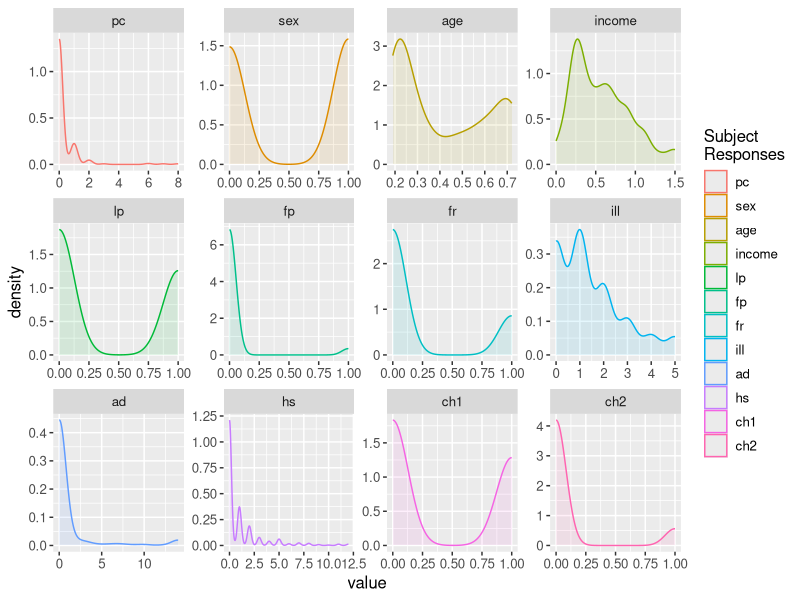
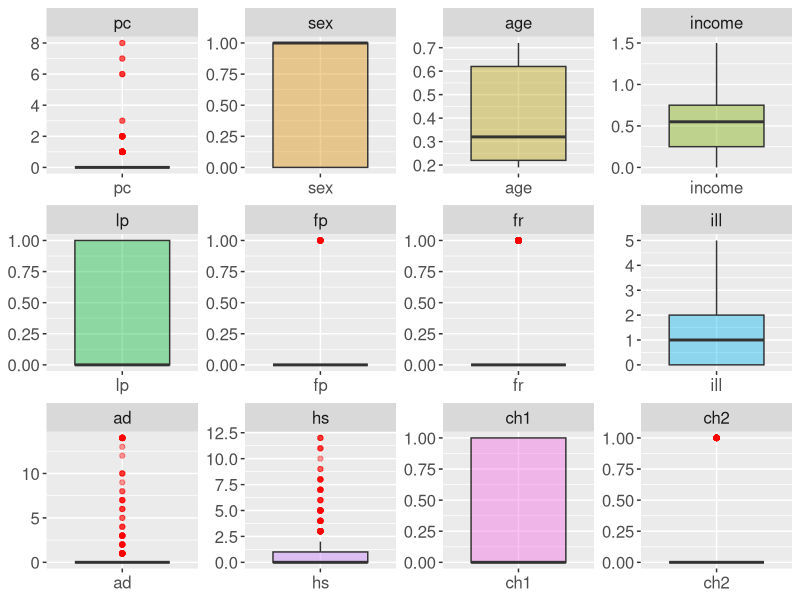
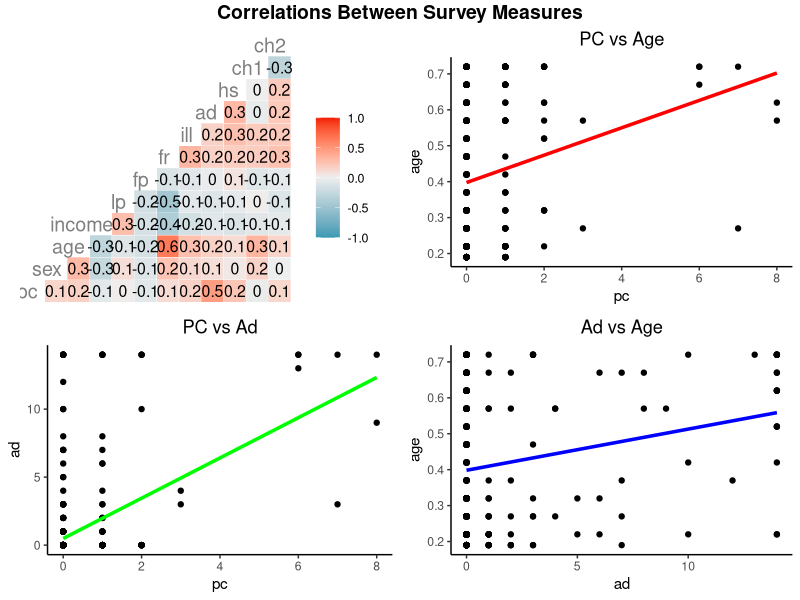
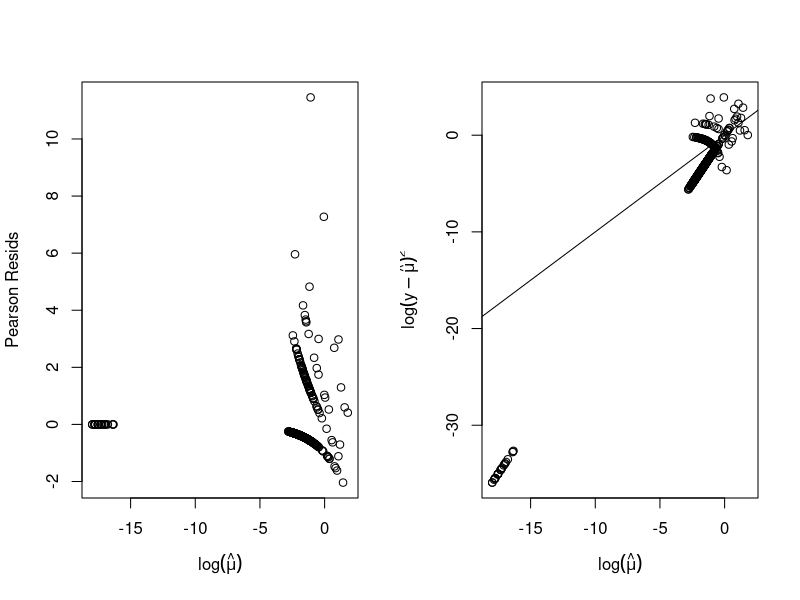
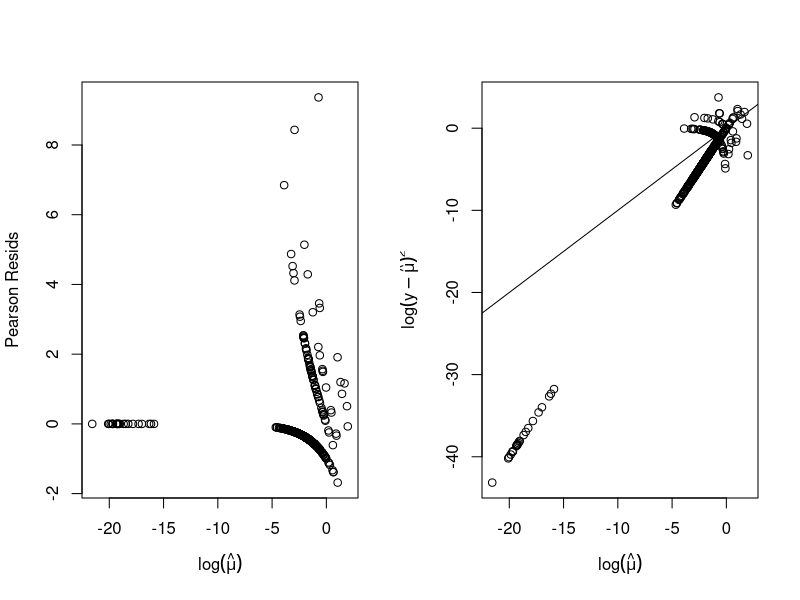
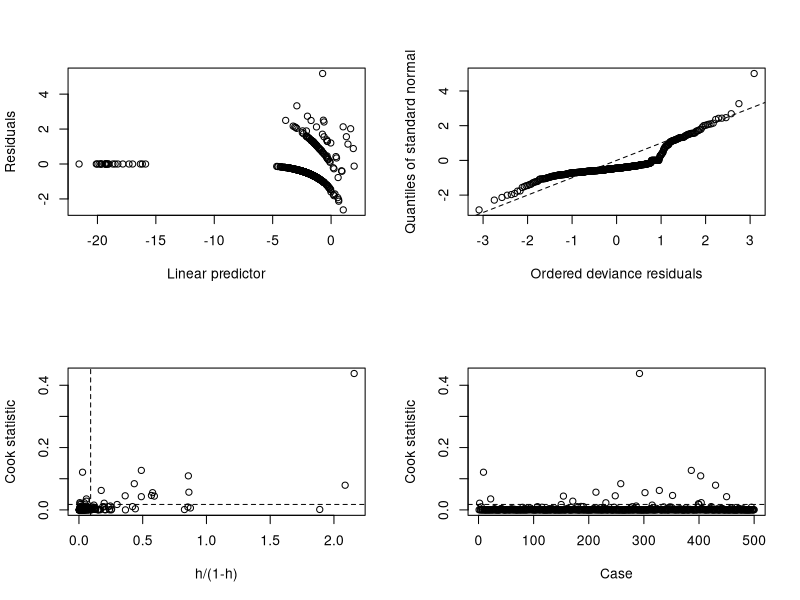
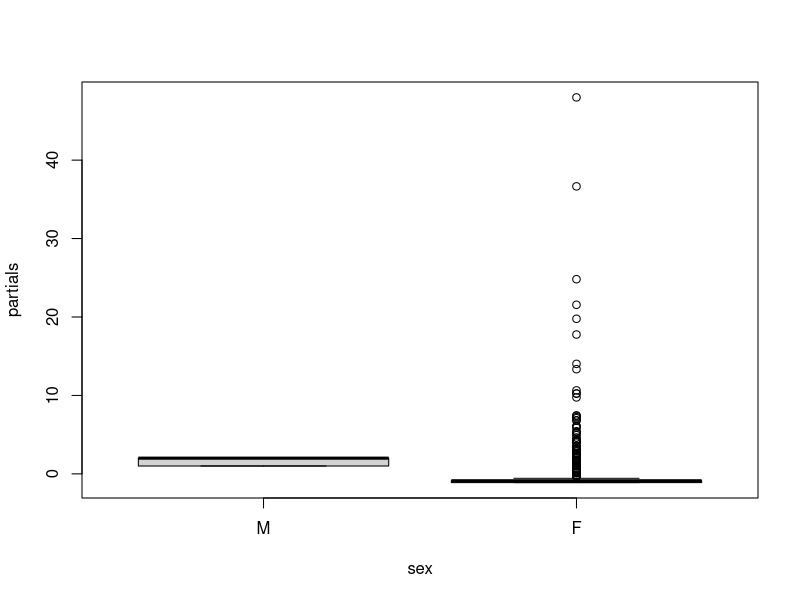
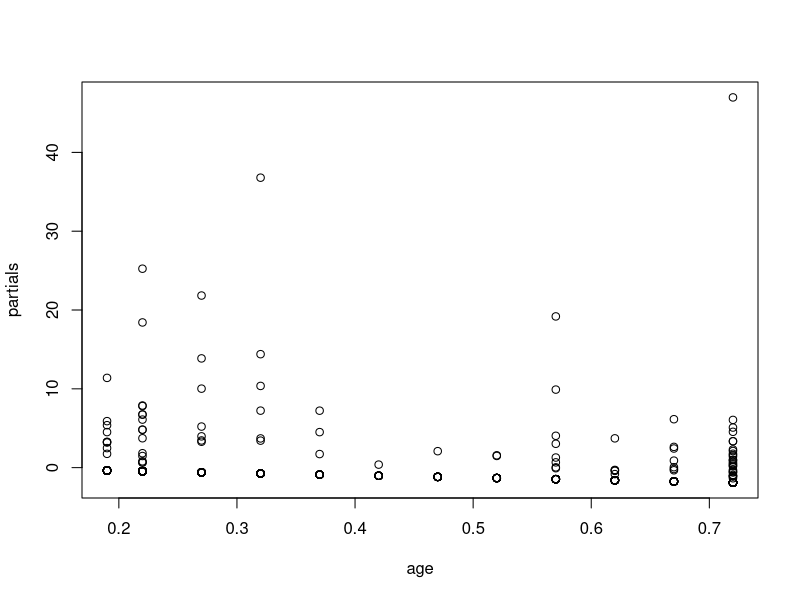

Recreate these plots in R, in order.
## ---- chunk 1
knitr::opts_chunk$set(echo = TRUE)

library(tidyverse)
library(ggplot2)
library(GGally)
library(dplyr)
library(ggpubr)
## ---- chunk 2

#Change working directory depending if on Mac vs Windows

tryCatch({
  setwd("/Users/owner/Desktop/PSTAT")},
  error = function(e) {
    print('Path for Mac working directory not found, trying Windows...')
    setwd("D:/PSTAT/")})
## ---- chunk 3
pharmacy_data <- read.table("pharmacist.txt",header = T)

#inspect first few rows
head(pharmacy_data)

## ---- chunk 4
library(reshape2)

long_df=melt(pharmacy_data)
kernel_plots <- ggplot(long_df, aes(value, colour = variable)) + 
  geom_density(aes(fill=variable),alpha = 0.1)+
  facet_wrap(~variable, scales = "free") + 
  labs(color = 'Subject\nResponses') + guides(fill=F) + 
  theme(text = element_text(size = 12))

kernel_plots
## ---- chunk 5
cov.boxs <- ggplot(stack(pharmacy_data), aes(x = ind, y = values, fill = ind)) +
  geom_boxplot(outlier.color = 'red', alpha = 0.4) + facet_wrap(~ind, scales = 'free')+
  theme(legend.position = "none", axis.title = element_blank(), text = element_text(size = 15))
cov.boxs
## ---- chunk 6
library(Hmisc)

my_fn <- function(data, mapping, pts=list(), smt=list(), ...){
  ggplot(data = data, mapping = mapping, ...) + 
    do.call(geom_point, pts) +
    do.call(geom_smooth, smt) 
}

#p-values of correlations
rcorr(as.matrix(pharmacy_data), type = c('pearson'))

all_corr <- ggcorr(pharmacy_data, geom = "tile", label = T, hjust = .8, size = 5, color = "grey50")

# only plot the interesting correlations between pc, age, ad
p1 <- ggplot(pharmacy_data, aes(x = pc, y = age)) +
  geom_point() + geom_smooth(method = 'lm', se = F, size = 1.2, color = 'red', alpha = 0.5)+
  labs(title = 'PC vs Age') + theme_classic() + theme(plot.title = element_text(hjust = 0.5))

p2 <- ggplot(pharmacy_data, aes(x = pc, y = ad)) +
  geom_point() + geom_smooth(method = 'lm', se = F, size = 1.2, color = 'green', alpha = 0.5) + 
  labs(title = 'PC vs Ad') + theme_classic() +  theme(plot.title = element_text(hjust = 0.5))

p3 <- ggplot(pharmacy_data, aes(x = ad, y = age)) +
  geom_point() + geom_smooth(method = 'lm', se = F, size = 1.2, color = 'blue', alpha = 0.5) +
  labs(title = 'Ad vs Age') + theme_classic() +  theme(plot.title = element_text(hjust = 0.5))

int_corr <- ggarrange(all_corr,p1,p2,p3, nrow = 2, ncol = 2)


annotate_figure(int_corr, top =text_grob ("Correlations Between Survey Measures", face = "bold", size = 14))
## ---- chunk 7
fit1 <- glm(pc ~ ., family = 'poisson', data = pharmacy_data)

summary(fit1)

#check phi for over dispersion
rp <- residuals(fit1,type = 'pearson') #phi tilde numerator

phi_hat <- fit1$deviance/fit1$df.residual
phi_tilde <- sum(rp^2)/fit1$df.residual

fit1.phi <- as.data.frame(cbind('hat'=phi_hat,'tilde'=phi_tilde))
fit1.phi

#check for overdispersion using residuals
fv <- fitted(fit1)

par(mfrow = c(1,2))

plot(log(fv), rp, xlab = expression(log(hat(mu))),
     ylab = "Pearson Resids")
plot(log(fv), log(residuals(fit1, type = 'response')^2), xlab = expression(log(hat(mu))),
     ylab = expression(log(y - hat(mu))^2))
abline(0,1)
## ---- chunk 8
library(MASS)
fit2 <- stepAIC(fit1, direction = 'both',trace =F)
summary(fit2)
## ---- chunk 9

anova(fit1,fit2, test = 'Chi')
## ---- chunk 10
pharmacy_data$sex <- factor(pharmacy_data$sex, labels = c('M','F'))
pharmacy_data$lp <- factor(pharmacy_data$lp, labels = c('uncovered','covered'))
pharmacy_data$fp <- factor(pharmacy_data$fp, labels = c('nonprivatePharm','privatePharm'))
pharmacy_data$fr <- factor(pharmacy_data$fr, labels = c('nonprivate','private'))
pharmacy_data$ch1 <- factor(pharmacy_data$ch1, labels = c('nonChronic1','chronicNoLim'))
pharmacy_data$ch2 <- factor(pharmacy_data$ch2, labels = c('nonChronic2','chronicLim'))

## ---- chunk 11
fit3 <- glm(pc ~ ., data = pharmacy_data, family = 'poisson')
summary(fit3)
## ---- chunk 12
fit3.2 <- stepAIC(fit3, direction = 'both',trace = F)
summary(fit3.2)
## ---- chunk 13
anova(fit2,fit3.2, test = 'Chisq')
## ---- chunk 14
fit4 <- stepAIC(fit1, ~ .^2, direction = 'both', trace = F)
summary(fit4)
## ---- chunk 15
anova(fit2,fit4, test = 'Chi')
## ---- chunk 16
rp <- residuals(fit4,type = 'pearson') #phi tilde numerator

phi_hat <- fit4$deviance/fit4$df.residual
phi_tilde <- sum(rp^2)/fit4$df.residual

fit4.phi <- as.data.frame(cbind('hat'=phi_hat,'tilde'=phi_tilde))
fit4.phi

#check for overdispersion using residuals
fv <- fitted(fit4)

par(mfrow = c(1,2))

plot(log(fv), rp, xlab = expression(log(hat(mu))),
     ylab = "Pearson Resids")
plot(log(fv), log(residuals(fit4, type = 'response')^2), xlab = expression(log(hat(mu))),
     ylab = expression(log(y - hat(mu))^2))
abline(0,1)
## ---- chunk 17
library(boot)
glm.diag.plots(fit4)
## ---- chunk 18
fit4.partials <- residuals(fit4,type = 'partial')

f <- sapply(pharmacy_data, is.factor)
#par(mfrow = c(5,4))
for (iCol in colnames(pharmacy_data)){
  col_pos <- match(iCol, colnames(fit4.partials))
  if (is.na(col_pos)){
    next
  }
  
  if (f[iCol]){
    boxplot(pharmacy_data[,iCol], fit4.partials[,col_pos], ylab='partials', names=levels(pharmacy_data[,iCol]), xlab = iCol)
  } else {
    plot(pharmacy_data[,iCol],fit4.partials[,col_pos], ylab='partials', xlab = iCol)
    #lines(smooth.spline(pharmacy_data[,iCol],fit4.partials[,iCol]), col = 'red', tol = 10000, lwd = 2,
          #lty = 2)
  }
  
}
## ---- chunk 19
plot(exp(fv), pharmacy_data[,'pc'], ylab = 'pc', xlab = 'exp(fitted values)')
lines(smooth.spline(exp(fv),pharmacy_data[,'pc']), col = 'red', lwd = 2)
#identify(exp(fv), pharmacy_data[,'pc'], labels = name)
## ---- chunk 20
library(car)

#greater than 5-10 is bad
vif(fit4)
## ---- chunk 21
library(glmnet)

y <- pharmacy_data$pc

X <- model.matrix(fit4, data = pharmacy_data)[,-1]

lassoMod <- glmnet(X,y,family='poisson', alpha = 1, lambda.min=0, nlambda=101)

fit.lasso.cv <- cv.glmnet(X, y, lambda.min=0, nlambda=101, nfolds = nrow(pharmacy_data)) 
plot(fit.lasso.cv)

plot(lassoMod, label = T, xvar = "lambda")
text(-10,coef(lassoMod)[-1,length(lassoMod$lambda)]-0.05,labels=colnames(X),cex=1.1) 
mtext("CV estimate", side=1, at=log(fit.lasso.cv$lambda.min), cex=.8)
abline(v=log(fit.lasso.cv$lambda.min), col="red")
abline(h = 0, lty = 2, col = 'black')
## ---- chunk 22
tmp_coeffs <- coef(fit.lasso.cv, s = "lambda.min")
data.frame(name = tmp_coeffs@Dimnames[[1]][tmp_coeffs@i + 1], coefficient = tmp_coeffs@x)

## ---- chunk 23

fit5cv <- glm(pc ~ sex*age + ad * hs, data = pharmacy_data, family = 'poisson')
summary(fit5cv)

## ---- chunk 24
anova(fit4, fit5cv, test = 'Cp')
## ---- chunk 25
#useful functions
null.model <- glm(pc ~ 1, data = pharmacy_data, family='poisson')

# p-value for overall model fit
calcPval <- function(x){
  compare.null <- anova(null.model,x, test = 'Chi')
  pVal_raw <- compare.null$`Pr(>Chi)`[2]
  pVal <- formatC(pVal_raw, format = 'e', digits = 2)
  return(pVal)
}

compute_PhiTil <- function(x){
  pear_resid <- residuals(x,type='pearson')
  tilde <- sum(pear_resid^2)/x$df.residual
  return(tilde)
}

compute_PhiHat <- function(x){
  hat <- x$deviance/x$df.residual
  return(hat)
}

extract_modNum <- function(list_mods){
  nums <- list()
  for (i in 1:length(list_mods)){
    nums[i] <- deparse(substitute(list_mods[i]))
  }
  
  return(nums)
}
  
## ---- chunk 26
models.list <- list(fit1,fit3.2,fit4,fit5cv)
models.AIC <- unlist(lapply(models.list,AIC))
models.BIC <- unlist(lapply(models.list,BIC))

model.performance.sumr <- data.frame("Model_Num" = c(1:length(models.list)),
                                     "Formula"=unlist(lapply(models.list,function(x)
                                                            Reduce(paste,deparse(formula(x))))),
                                    "Deviance"=unlist(lapply(models.list,function(x)
                                                        summary(x)$deviance)), 
                                    "pF"=unlist(lapply(models.list, calcPval)),
                                    "AIC" = models.AIC,"BIC"=models.BIC,
                                    "Phi_Tild" = unlist(lapply(models.list, compute_PhiTil)),
                                    "Phi_Hat" = unlist(lapply(models.list, compute_PhiHat)))
model.performance.sumr <- model.performance.sumr[order(model.performance.sumr$BIC),]

View(model.performance.sumr)
## ---- chunk 27
#Final diagnostics

vif(fit3.2) #multicollinearity a non issue

glm.diag.plots(fit3.2)
## ---- chunk 28
termplot(fit3.2, data = pharmacy_data, partial.resid = T, col.res = 'black', cex = 1, pch = 1)
abline(h=0,lty=2, col='gray', lwd = 2)
